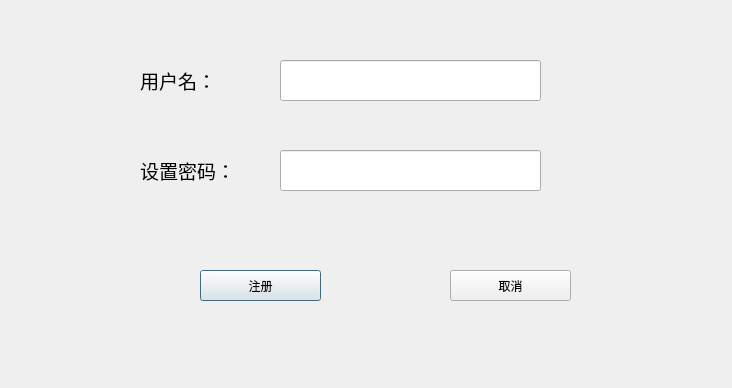
<?xml version="1.0" encoding="UTF-8"?>
<ui version="4.0">
 <class>SignUp</class>
 <widget class="QDialog" name="SignUp">
  <property name="geometry">
   <rect>
    <x>0</x>
    <y>0</y>
    <width>732</width>
    <height>388</height>
   </rect>
  </property>
  <property name="windowTitle">
   <string>Dialog</string>
  </property>
  <widget class="QLabel" name="label">
   <property name="geometry">
    <rect>
     <x>140</x>
     <y>60</y>
     <width>111</width>
     <height>41</height>
    </rect>
   </property>
   <property name="font">
    <font>
     <family>Arial</family>
     <pointsize>14</pointsize>
    </font>
   </property>
   <property name="text">
    <string>用户名：</string>
   </property>
  </widget>
  <widget class="QLabel" name="label_2">
   <property name="geometry">
    <rect>
     <x>140</x>
     <y>150</y>
     <width>111</width>
     <height>41</height>
    </rect>
   </property>
   <property name="font">
    <font>
     <family>Arial</family>
     <pointsize>14</pointsize>
    </font>
   </property>
   <property name="text">
    <string>设置密码：</string>
   </property>
  </widget>
  <widget class="QLineEdit" name="newUserName">
   <property name="geometry">
    <rect>
     <x>280</x>
     <y>60</y>
     <width>261</width>
     <height>41</height>
    </rect>
   </property>
  </widget>
  <widget class="QLineEdit" name="newPassword">
   <property name="geometry">
    <rect>
     <x>280</x>
     <y>150</y>
     <width>261</width>
     <height>41</height>
    </rect>
   </property>
  </widget>
  <widget class="QPushButton" name="newSignUp">
   <property name="geometry">
    <rect>
     <x>200</x>
     <y>270</y>
     <width>121</width>
     <height>31</height>
    </rect>
   </property>
   <property name="text">
    <string>注册</string>
   </property>
  </widget>
  <widget class="QPushButton" name="cencle">
   <property name="geometry">
    <rect>
     <x>450</x>
     <y>270</y>
     <width>121</width>
     <height>31</height>
    </rect>
   </property>
   <property name="text">
    <string>取消</string>
   </property>
  </widget>
 </widget>
 <resources/>
 <connections/>
</ui>
